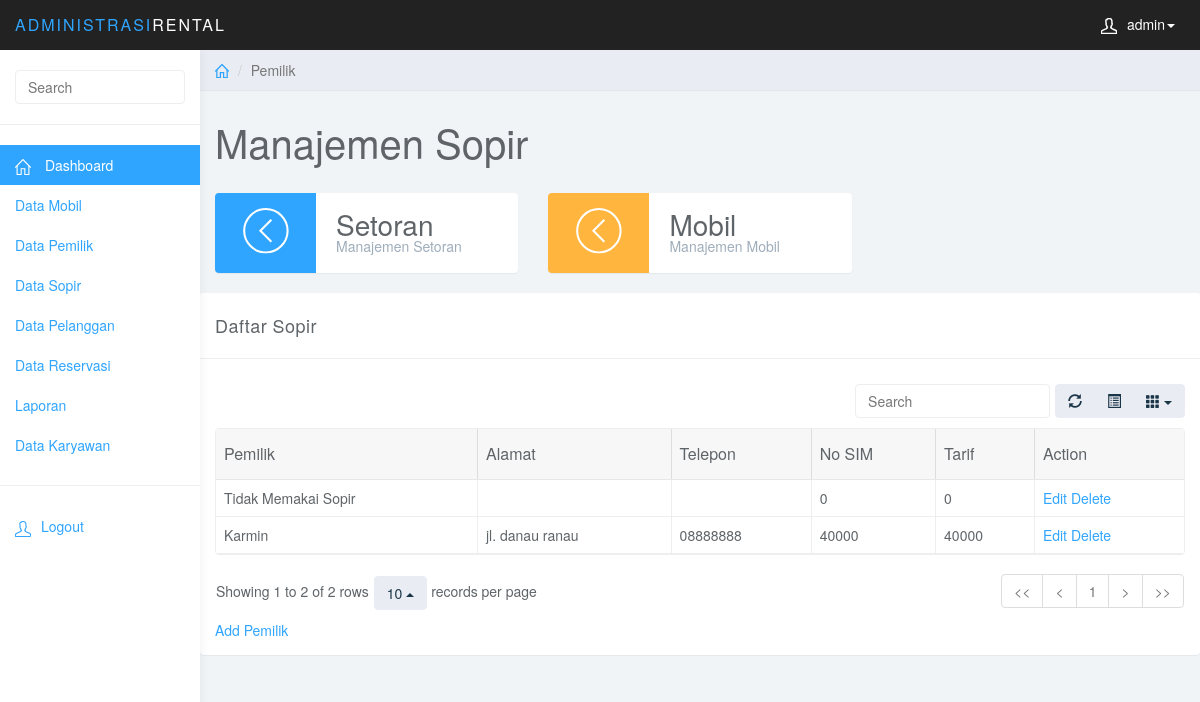
The app's page /sopir.php (signed in) with its own data.
### tables this page shows
CREATE TABLE IF NOT EXISTS `sopir` (
  `IDSopir` varchar(5) NOT NULL,
  `NmSopir` varchar(20) NOT NULL,
  `AlamatSopir` varchar(50) NOT NULL,
  `TelpSopir` varchar(20) NOT NULL,
  `NoSIM` varchar(30) NOT NULL,
  `TarifPerJam` int(11) NOT NULL
);

### sopir.php (the view, shortened to what this page needs)
<?php
require_once('config/config.php');
?>
<!DOCTYPE html>
    <html>
    <head>
        <link href="css/bootstrap.min.css" rel="stylesheet">
        <link href="css/datepicker3.css" rel="stylesheet">
        <link href="css/bootstrap-table.css" rel="stylesheet">
        <link href="css/styles.css" rel="stylesheet">
    </head>
    <body>
    <?php
    echo $nav;
    echo $sidebar;
    ?>
<div class="col-sm-9 col-sm-offset-3 col-lg-10 col-lg-offset-2 main">
    <div class="row">
        <ol class="breadcrumb">
            <li>
                <a href="#">
                    <svg class="glyph stroked home">
                        <use xlink:href="#stroked-home"></use>
                    </svg>
                </a>
            </li>
            <li class="active">Pemilik</li>
        </ol>
    </div>
    <div class="row">
        <div class="col-lg-12">
            <h1 class="page-header">Manajemen Sopir</h1>
        </div>
    </div>
    <div class="row">
        <div class="col-xs-12 col-md-6 col-lg-4">
            <div class="panel panel-blue panel-widget ">
                <div class="row no-padding">
                    <div class="col-sm-3 col-lg-4 widget-left">
                        <svg class="glyph stroked chevron left">
                            <use xlink:href="#stroked-chevron-left" />
                        </svg>
                    </div>
                    <div class="col-sm-9 col-lg-7 widget-right">
                        <div class="large">Setoran</div>
                        <div class="text-muted">Manajemen Setoran</div>
                    </div>
                </div>
            </div>
        </div>
        <a href="tampilmobil.php">
            <div class="col-xs-12 col-md-6 col-lg-4">
                <div class="panel panel-orange panel-widget">
                    <div class="row no-padding">
                        <div class="col-sm-3 col-lg-4 widget-left">
                            <svg class="glyph stroked chevron left">
                                <use xlink:href="#stroked-chevron-left" />
                            </svg>
                        </div>
                        <div class="col-sm-9 col-lg-7 widget-right">
                            <div class="large">Mobil</div>
                            <div class="text-muted">Manajemen Mobil</div>
                        </div>
                    </div>
                </div>
        </a>
    </div>
    <?php
    if(empty($_GET['action'])){
        $outputa='';
        $outputa.= '<div class="row">
            <div class="col-lg-12">
                <div class="panel panel-default">
                    <div class="panel-heading">Daftar Sopir</div>
                    <div class="panel-body">
                        <table data-toggle="table" data-show-refresh="true" data-show-toggle="true" data-show-columns="true" data-search="true" data-select-item-name="toolbar1" data-pagination="true" data-sort-name="nama" data-sort-order="desc">
                            <thead>
                                <tr>
                                    <th data-field="pemilik" data-sortable="true">Pemilik</th>
                                    <th data-field="alamat" data-sortable="true">Alamat</th>
                                    <th data-field="telepon" data-sortable="true">Telepon</th>
                                    <th data-field="mobilt" data-sortable="true">No SIM</th>
                                    <th data-field="mobilt" data-sortable="true">Tarif</th>
                                    <th data-field="action" data-clickable="true">Action</th>
                                </tr>
                            </thead>
                            ';
        echo $outputa;
        $sql=mysql_query('select * from sopir') or trigger_error("Query Failed: " . mysql_error());;
        while($data=mysql_fetch_array($sql)){
            $output ='';
            $output .='<tr>
                                <td>'.$data['NmSopir'].'</td>
                                <td>'.$data['AlamatSopir'].'</td>
                                <td>'.$data['TelpSopir'].'</td>
                                <td>'.$data['NoSIM'].'</td>
                                <td>'.$data['TarifPerJam'].'</td>
                                <td><a href="pemilik.php?id='.$data['KodePemilik'].'&action=edit" style="height:50px">Edit </a><a href="deletepemilik.php?id='.$data['KodePemilik'].'"> Delete</a></td>
                            </tr>
                            ';
            echo $output;
            $output = '';}
        $outputb ='';
        $outputb.='
        </table>
        <a href="pemilik.php?action=add">Add Pemilik</a>
    </div>
    </div>
    </div>
    </div>';
        echo $outputb;
    }
    ?>
</div>
</body>
</html>

### css/styles.css (style rules this page uses)
body { background: #f1f4f7; padding-top: 50px; color: #5f6468; }
a, a:hover, a:focus { color: #30a5ff; }
h1, h2, h3, h4, h5, h6 { color: #5f6468; }
h1 { font-weight: 300; font-size: 40px; }
.large { font-size: 2em; }
.text-muted { color: #9fadbb; }
.no-padding { padding: 0; margin: 0; }
.panel { border: 0; }
.panel-heading { font-size: 18px; font-weight: 300; letter-spacing: 0.025em; height: 66px; line-height: 45px; }
.panel-default .panel-heading { background: #fff; border-bottom: 1px solid #eee; color: #5f6468; }
.panel-widget { padding: 0; position: relative; }
.panel-blue { background: #30a5ff; color: #fff; }
.panel-orange { background: #ffb53e; color: #fff; }
.panel-blue .text-muted, .panel-teal .text-muted, .panel-orange .text-muted, .panel-red .text-muted { color: rgba(255, 255, 255, .5); }
.widget-left { height: 80px; padding-top: 15px; text-align: center; border-top-left-radius: 4px; border-bottom-left-radius: 4px; }
.widget-right { text-align: left; line-height: 1.6em; margin: 0px; padding: 20px; height: 80px; color: #999; font-weight: 300; background: #fff; border-top-right-radius: 4px; border-bottom-right-radius: 4px; }
.widget-right .text-muted { color: #9fadbb; }
.widget-right .large { color: #5f6468; }
.panel-blue .widget-left { background: #30a5ff; color: #fff; }
.panel-orange .widget-left { background: #ffb53e; color: #fff; }
.panel-widget { background: #fff; }
.breadcrumb { border-radius: 0; padding: 10px 15px; background: #e9ecf2; box-shadow: 0 1px 1px rgba(0, 0, 0, .05); margin: 0 ; }
h1.page-header { margin-top: 30px; border-bottom: 0; }
.table { background: #fff; }
.breadcrumb .glyph { height: 14px; width: 14px; margin: -2px 0 0 0; stroke-width: 4px; }
.panel-widget .glyph { stroke-width: 2px; }

### records on screen
sopir: NmSopir "Tidak Memakai Sopir", TarifPerJam "0"
sopir: NmSopir "Karmin", AlamatSopir "jl. danau ranau", TelpSopir "08888888", TarifPerJam "40000"

### other values on screen
$_SESSION['username'] "admin"
